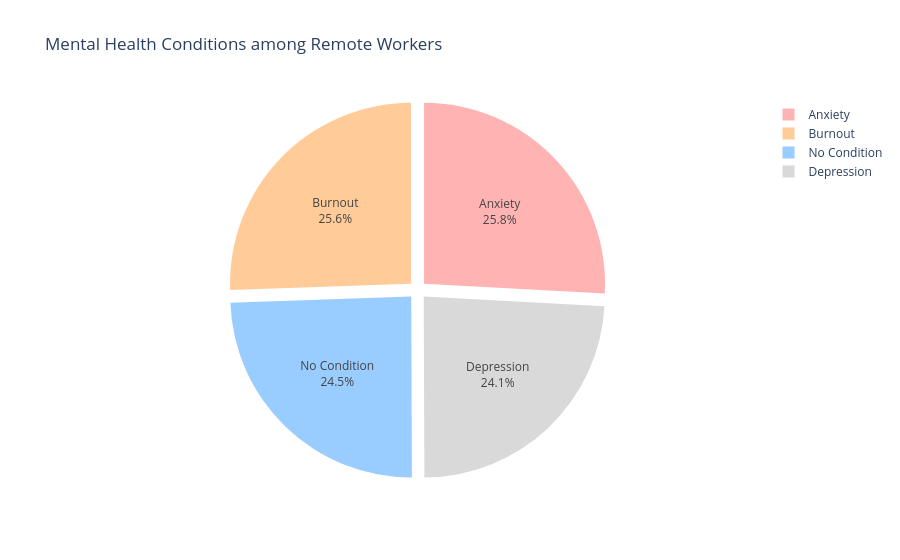

The code cell stored with this chart in its notebook:
### Code cell
import plotly.express as px

remote_df = df[df["Work_Location"] == "Remote"].copy()
mh_counts = remote_df["Mental_Health_Condition"].value_counts().reset_index()
mh_counts.columns = ["Condition", "Count"]

fig = px.pie(
    mh_counts,
    names="Condition",
    values="Count",
    hole=0,  # set >0 for donut
    title="Mental Health Conditions among Remote Workers",
    color_discrete_sequence=["#FFB3B3", "#FFCC99", "#99CCFF", "#D9D9D9"]
)
fig.update_traces(textposition="inside", textinfo="percent+label", pull=[0.05]*len(mh_counts))
fig.update_layout(showlegend=True)
fig.show()

### Figure 1 — Plotly figure (JSON) as saved in the notebook; plotly's stock layout.template omitted (floating-point values rounded to 4 significant figures)
{"data": [{"domain": {"x": [0, 1], "y": [0, 1]}, "hole": 0, "hovertemplate": "Condition=%{label}<br>Count=%{value}<extra></extra>", "labels": ["Anxiety", "Burnout", "No Condition", "Depression"], "legendgroup": "", "name": "", "pull": [0.05, 0.05, 0.05, 0.05], "showlegend": true, "textinfo": "percent+label", "textposition": "inside", "type": "pie", "values": [443, 438, 420, 413]}], "layout": {"legend": {"tracegroupgap": 0}, "piecolorway": ["#FFB3B3", "#FFCC99", "#99CCFF", "#D9D9D9"], "showlegend": true, "title": {"text": "Mental Health Conditions among Remote Workers"}}}
